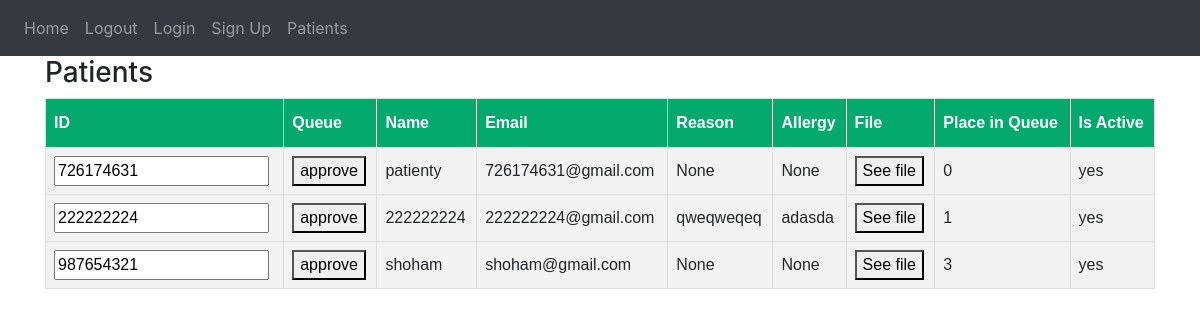
/patients_for_secretary, run on an earlier commit of the app's database.
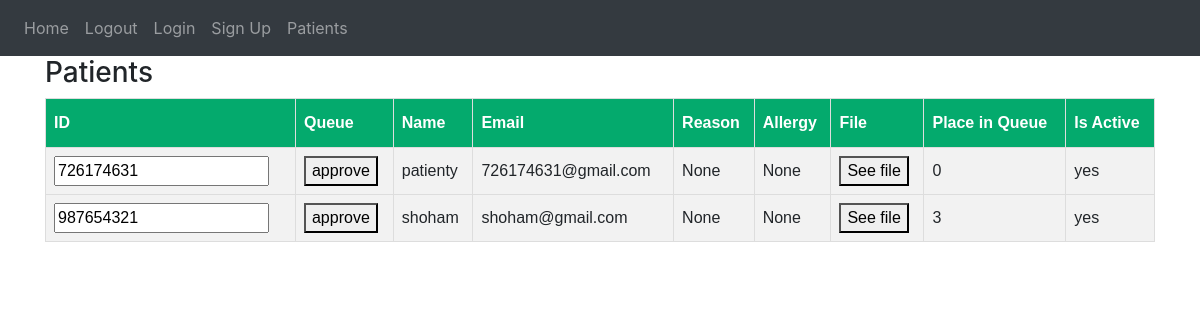
And on a later commit of the database.
### website/models.py (models this page shows)
class User(db.Model):
    ID = db.Column(db.Integer, primary_key=True)
    email = db.Column(db.String(150), unique=True)
    password = db.Column(db.String(150))
    Name = db.Column(db.String(150))
    role = db.Column(db.String(150))
    is_active_patient = db.Column(db.Integer)
    allergy = db.Column(db.String(150))
    n_action = db.Column(db.String(30))
    answer = db.Column(db.String(30))
    reason = db.Column(db.String(200))
    place_in_queue = db.Column(db.Integer)
    s_action = db.Column(db.String(20))
    is_approved = db.Column(db.Integer)
    message = db.Column(db.String(200))

### website/views.py (the view, shortened to what this page needs)
@views.route('/patients_for_secretary', methods=['GET', 'POST'])
def patients_for_secretary():
    print("In views.route(patients)")
    return render_template("patiensts_for_secretary.html",
          patients=db.session.query(User).filter(User.role == 'patient')
                           .filter(User.is_approved != 1)
                           .filter(User.message == "")
                           .order_by(db.asc(User.place_in_queue)))

### website/templates/patiensts_for_secretary.html (shortened to what this page needs)
<!DOCTYPE html>
{% extends "base.html" %} {% block title %} Home {% endblock %}
{% block content %}
<html lang="en">
<head>
</head>
<body>
  <h3>Patients</h3>
    <table>
        <thead>
            <tr>
                <th>ID</th>
                <th>Queue</th>
                <th>Name</th>
                <th>Email</th>
                <th>Reason</th>
                <th>Allergy</th>
                <th>File</th>
                <th>Place in Queue</th>
                <th>Is Active</th>
            </tr>
        </thead>
        <tbody>
            {% for patient in patients %}
                <form method="post">
                    <tr>
                        <td><input name="patient_id" value="{{ patient.ID }}" readonly/></td>
                        <td><button type="submit" name="approve">approve</button></td>
                        <td>{{ patient.Name }}</td>
                        <td>{{ patient.email }}</td>
                        <td>{{ patient.reason }}</td>
                        <td>{{ patient.allergy }}</td>
                        <td><button type="submit" name="read_file">See file</button></td>
                        <td>{{ patient.place_in_queue }}</td>
                        <td>{{ "yes" if patient.is_active_patient==1 else "No" }}</td>
                    </tr>
                </form>
            {% endfor %}
        </tbody>
    </table>
</body>
</html>
{% endblock %}

What changed in the data, as far as the page shows it:
no longer on this page (row edited): User: patient_id "222222224", Name "222222224", email "222222224@gmail.com", reason "qweqweqeq", allergy "adasda", place_in_queue "1", is_active_patient "yes"
